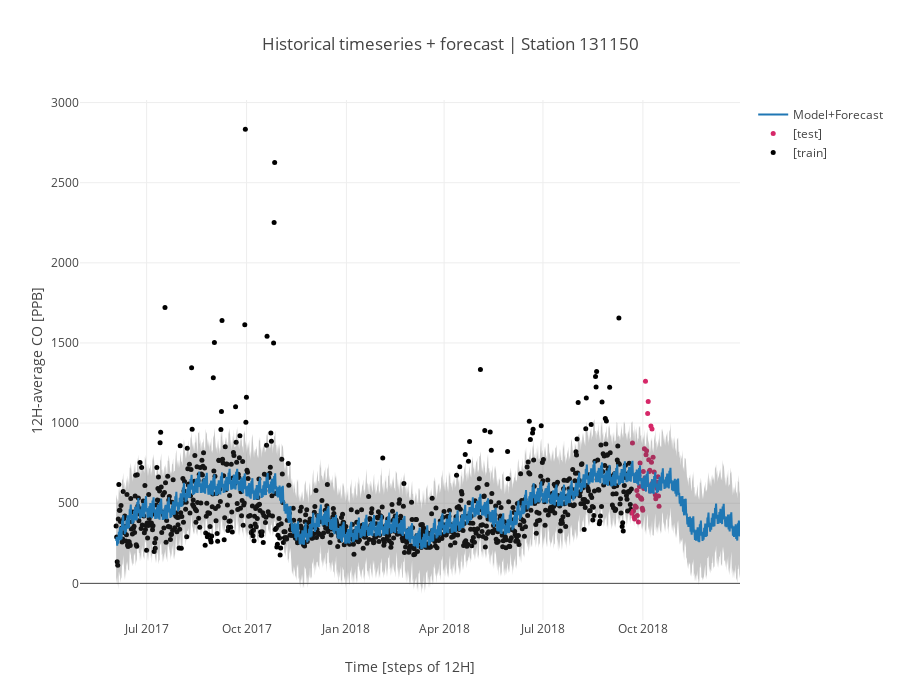

The code cell stored with this chart in its notebook:
### Markdown cell above
### Plotting with Plotly again

### Code cell
train_trace = go.Scatter(x=train_df.index, 
                         y=train_df.y,  # get data attribute of DataFrame
                         mode="markers",  # setting markers instead of lines
                         marker={'size': 5,
                                 'color': 'rgb(0, 0, 0)'},  # black
                         name="[train]")  # latex doesn't work right now for plotly for some reason... 
test_trace = go.Scatter(x=test_df.index,
                        y=test_df.CO_ts,
                        mode="markers",
                        marker={'size': 5,
                                'color': '#d62768'},
                        name="[test]")

forecast_upper_trace = go.Scatter(x=CO_forecast.ds,
                                  y=CO_forecast.yhat_upper,
                                  marker={'color': "#444"},
                                  line={'width': 0},
                                  showlegend=False,
                                  name="Upper bound")


forecast_lower_trace = go.Scatter(x=CO_forecast.ds,
                                  y=CO_forecast.yhat_lower,
                                  fill="tonexty",
                                  marker={'color': "#444"},
                                  line={'width': 0},
                                  fillcolor="rgba(68, 68, 68, 0.3)",
                                  showlegend=False,
                                  name="Lower bound")

forecast_trace = go.Scatter(x=CO_forecast.ds,
                            y=CO_forecast.yhat,
                            name="Model+Forecast",
                            marker={"color": "rgb(31, 119, 180)"})

# order of traces is very important because lower_trace has option "fill to next y": it must follow upper trace
data = [train_trace, test_trace, forecast_upper_trace, forecast_lower_trace, forecast_trace]

# setting layout options
layout = go.Layout(showlegend=True, title=f"Historical timeseries + forecast | Station {stationID}", 
                   width=900, height=700)

# creating figure object
fig = go.Figure(data=data, layout=layout)

# cosmetics
fig.layout.yaxis.update({'title': f"{resample_rule}-average CO [PPB]"})
fig.layout.xaxis.update({'title': f"Time [steps of {resample_rule}]"})

# actual plotting
iplot(fig)

### Figure 1 — Plotly figure (JSON) as saved in the notebook; plotly's stock layout.template omitted (floating-point values rounded to 4 significant figures; data arrays with more than 128 entries replaced by an {"elided": "..."} marker saying what was removed)
{"data": [{"marker": {"color": "rgb(0, 0, 0)", "size": 5}, "mode": "markers", "name": "[train]", "type": "scatter", "uid": "ee63ff70-d14f-11e8-a8a5-ac7ba1963575", "x": {"elided": "950 str values"}, "y": {"elided": "950 float values"}}, {"marker": {"color": "#d62768", "size": 5}, "mode": "markers", "name": "[test]", "type": "scatter", "uid": "ee640164-d14f-11e8-a8a5-ac7ba1963575", "x": ["2018-09-20 22:00:00", "2018-09-21 10:00:00", "2018-09-21 22:00:00", "2018-09-22 10:00:00", "2018-09-22 22:00:00", "2018-09-23 10:00:00", "2018-09-23 22:00:00", "2018-09-24 10:00:00", "2018-09-24 22:00:00", "2018-09-25 10:00:00", "2018-09-25 22:00:00", "2018-09-26 10:00:00", "2018-09-26 22:00:00", "2018-09-27 10:00:00", "2018-09-27 22:00:00", "2018-09-28 10:00:00", "2018-09-28 22:00:00", "2018-09-29 10:00:00", "2018-09-29 22:00:00", "2018-09-30 10:00:00", "2018-09-30 22:00:00", "2018-10-01 10:00:00", "2018-10-01 22:00:00", "2018-10-02 10:00:00", "2018-10-02 22:00:00", "2018-10-03 10:00:00", "2018-10-03 22:00:00", "2018-10-04 10:00:00", "2018-10-04 22:00:00", "2018-10-05 10:00:00", "2018-10-05 22:00:00", "2018-10-06 10:00:00", "2018-10-06 22:00:00", "2018-10-07 10:00:00", "2018-10-07 22:00:00", "2018-10-08 10:00:00", "2018-10-08 22:00:00", "2018-10-09 10:00:00", "2018-10-09 22:00:00", "2018-10-10 10:00:00", "2018-10-10 22:00:00", "2018-10-11 10:00:00", "2018-10-11 22:00:00", "2018-10-12 10:00:00", "2018-10-12 22:00:00", "2018-10-13 10:00:00", "2018-10-13 22:00:00", "2018-10-14 10:00:00", "2018-10-14 22:00:00", "2018-10-15 10:00:00", "2018-10-15 22:00:00", "2018-10-16 10:00:00"], "y": [437.1, 875.8, 450.0, 453.8, 414.8, 401.1, 482.9, 641.1, 475.3, 578.7, 422.9, 547.6, 383.3, 675.4, 604.0, 750.5, 533.9, 531.2, 524.6, 468.2, 455.5, 697.4, 591.5, 839.5, 658.0, 1261.0, 802.7, 827.8, 622.8, 1059.0, 1135.0, 771.6, 698.2, 706.2, 575.7, 981.3, 754.9, 962.5, 626.2, 787.0, 617.4, 695.0, 635.3, 553.3, 528.2, 611.4, 593.7, 630.8, 665.8, 544.8, 481.3, 600.8]}, {"line": {"width": 0}, "marker": {"color": "#444"}, "name": "Upper bound", "showlegend": false, "type": "scatter", "uid": "ee640286-d14f-11e8-a8a5-ac7ba1963575", "x": {"elided": "1150 str values"}, "y": {"elided": "1150 float values"}}, {"fill": "tonexty", "fillcolor": "rgba(68, 68, 68, 0.3)", "line": {"width": 0}, "marker": {"color": "#444"}, "name": "Lower bound", "showlegend": false, "type": "scatter", "uid": "ee640380-d14f-11e8-a8a5-ac7ba1963575", "x": {"elided": "1150 str values"}, "y": {"elided": "1150 float values"}}, {"marker": {"color": "rgb(31, 119, 180)"}, "name": "Model+Forecast", "type": "scatter", "uid": "ee640466-d14f-11e8-a8a5-ac7ba1963575", "x": {"elided": "1150 str values"}, "y": {"elided": "1150 float values"}}], "layout": {"height": 700, "showlegend": true, "title": "Historical timeseries + forecast | Station 131150", "width": 900, "xaxis": {"title": "Time [steps of 12H]"}, "yaxis": {"title": "12H-average CO [PPB]"}}}
